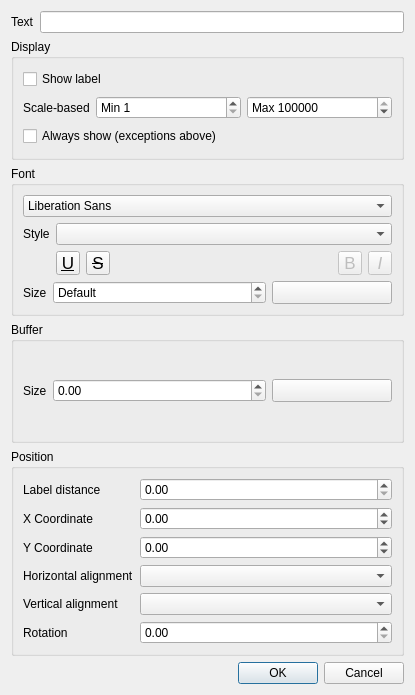
<?xml version="1.0" encoding="UTF-8"?>
<ui version="4.0">
 <class>QgsLabelPropertyDialogBase</class>
 <widget class="QDialog" name="QgsLabelPropertyDialogBase">
  <property name="geometry">
   <rect>
    <x>0</x>
    <y>0</y>
    <width>415</width>
    <height>695</height>
   </rect>
  </property>
  <property name="windowTitle">
   <string>Label properties</string>
  </property>
  <layout class="QGridLayout" name="gridLayout_4">
   <item row="0" column="0">
    <layout class="QHBoxLayout" name="horizontalLayout_3">
     <item>
      <widget class="QLabel" name="mLabelTextLabel">
       <property name="text">
        <string>Text</string>
       </property>
      </widget>
     </item>
     <item>
      <widget class="QLineEdit" name="mLabelTextLineEdit"/>
     </item>
    </layout>
   </item>
   <item row="2" column="0">
    <widget class="QGroupBox" name="mFontGroupBox">
     <property name="title">
      <string>Font</string>
     </property>
     <layout class="QGridLayout" name="gridLayout">
      <item row="0" column="0" colspan="3">
       <widget class="QFontComboBox" name="mFontFamilyCmbBx">
        <property name="editable">
         <bool>false</bool>
        </property>
       </widget>
      </item>
      <item row="1" column="0">
       <widget class="QLabel" name="label_3">
        <property name="sizePolicy">
         <sizepolicy hsizetype="Maximum" vsizetype="Preferred">
          <horstretch>0</horstretch>
          <verstretch>0</verstretch>
         </sizepolicy>
        </property>
        <property name="text">
         <string>Style</string>
        </property>
       </widget>
      </item>
      <item row="2" column="1" colspan="2">
       <layout class="QHBoxLayout" name="horizontalLayout_4">
        <item>
         <widget class="QToolButton" name="mFontUnderlineBtn">
          <property name="enabled">
           <bool>true</bool>
          </property>
          <property name="minimumSize">
           <size>
            <width>24</width>
            <height>24</height>
           </size>
          </property>
          <property name="maximumSize">
           <size>
            <width>24</width>
            <height>24</height>
           </size>
          </property>
          <property name="font">
           <font>
            <pointsize>13</pointsize>
            <underline>true</underline>
           </font>
          </property>
          <property name="toolTip">
           <string>Underlined text</string>
          </property>
          <property name="text">
           <string>U</string>
          </property>
          <property name="checkable">
           <bool>true</bool>
          </property>
         </widget>
        </item>
        <item>
         <widget class="QToolButton" name="mFontStrikethroughBtn">
          <property name="enabled">
           <bool>true</bool>
          </property>
          <property name="minimumSize">
           <size>
            <width>24</width>
            <height>24</height>
           </size>
          </property>
          <property name="maximumSize">
           <size>
            <width>24</width>
            <height>24</height>
           </size>
          </property>
          <property name="font">
           <font>
            <pointsize>13</pointsize>
            <strikeout>true</strikeout>
           </font>
          </property>
          <property name="toolTip">
           <string>Strikeout text</string>
          </property>
          <property name="text">
           <string>S</string>
          </property>
          <property name="checkable">
           <bool>true</bool>
          </property>
         </widget>
        </item>
        <item>
         <spacer name="horizontalSpacer">
          <property name="orientation">
           <enum>Qt::Horizontal</enum>
          </property>
          <property name="sizeHint" stdset="0">
           <size>
            <width>0</width>
            <height>20</height>
           </size>
          </property>
         </spacer>
        </item>
        <item>
         <widget class="QToolButton" name="mFontBoldBtn">
          <property name="enabled">
           <bool>false</bool>
          </property>
          <property name="minimumSize">
           <size>
            <width>24</width>
            <height>24</height>
           </size>
          </property>
          <property name="maximumSize">
           <size>
            <width>24</width>
            <height>24</height>
           </size>
          </property>
          <property name="font">
           <font>
            <pointsize>13</pointsize>
           </font>
          </property>
          <property name="toolTip">
           <string>Bold text
(data defined only, overrides Style)</string>
          </property>
          <property name="text">
           <string>B</string>
          </property>
          <property name="checkable">
           <bool>true</bool>
          </property>
         </widget>
        </item>
        <item>
         <widget class="QToolButton" name="mFontItalicBtn">
          <property name="enabled">
           <bool>false</bool>
          </property>
          <property name="minimumSize">
           <size>
            <width>24</width>
            <height>24</height>
           </size>
          </property>
          <property name="maximumSize">
           <size>
            <width>24</width>
            <height>24</height>
           </size>
          </property>
          <property name="font">
           <font>
            <pointsize>13</pointsize>
            <italic>true</italic>
           </font>
          </property>
          <property name="toolTip">
           <string>Italic text
(data defined only, overrides Style)</string>
          </property>
          <property name="text">
           <string>I</string>
          </property>
          <property name="checkable">
           <bool>true</bool>
          </property>
         </widget>
        </item>
       </layout>
      </item>
      <item row="3" column="0" colspan="2">
       <layout class="QHBoxLayout" name="horizontalLayout">
        <item>
         <widget class="QLabel" name="mFontSizeLabel">
          <property name="sizePolicy">
           <sizepolicy hsizetype="Maximum" vsizetype="Preferred">
            <horstretch>0</horstretch>
            <verstretch>0</verstretch>
           </sizepolicy>
          </property>
          <property name="text">
           <string>Size</string>
          </property>
         </widget>
        </item>
        <item>
         <widget class="QgsDoubleSpinBox" name="mFontSizeSpinBox">
          <property name="specialValueText">
           <string>Default</string>
          </property>
          <property name="minimum">
           <double>0.000000000000000</double>
          </property>
          <property name="maximum">
           <double>999999.000000000000000</double>
          </property>
          <property name="value">
           <double>0.000000000000000</double>
          </property>
          <property name="showClearButton">
           <bool>true</bool>
          </property>
         </widget>
        </item>
       </layout>
      </item>
      <item row="3" column="2">
       <widget class="QgsColorButtonV2" name="mFontColorButton">
        <property name="sizePolicy">
         <sizepolicy hsizetype="Fixed" vsizetype="Fixed">
          <horstretch>0</horstretch>
          <verstretch>0</verstretch>
         </sizepolicy>
        </property>
        <property name="minimumSize">
         <size>
          <width>120</width>
          <height>0</height>
         </size>
        </property>
        <property name="maximumSize">
         <size>
          <width>120</width>
          <height>16777215</height>
         </size>
        </property>
        <property name="text">
         <string/>
        </property>
       </widget>
      </item>
      <item row="1" column="1" colspan="2">
       <widget class="QComboBox" name="mFontStyleCmbBx">
        <property name="toolTip">
         <string>Available typeface styles</string>
        </property>
       </widget>
      </item>
     </layout>
    </widget>
   </item>
   <item row="1" column="0">
    <widget class="QGroupBox" name="groupBox">
     <property name="title">
      <string>Display</string>
     </property>
     <layout class="QGridLayout" name="gridLayout_5">
      <item row="2" column="0">
       <layout class="QHBoxLayout" name="horizontalLayout_5">
        <item>
         <widget class="QLabel" name="label">
          <property name="sizePolicy">
           <sizepolicy hsizetype="Maximum" vsizetype="Preferred">
            <horstretch>0</horstretch>
            <verstretch>0</verstretch>
           </sizepolicy>
          </property>
          <property name="text">
           <string>Scale-based</string>
          </property>
         </widget>
        </item>
        <item>
         <widget class="QgsSpinBox" name="mMinScaleSpinBox">
          <property name="prefix">
           <string>Min </string>
          </property>
          <property name="minimum">
           <number>1</number>
          </property>
          <property name="maximum">
           <number>999999999</number>
          </property>
          <property name="showClearButton">
           <bool>false</bool>
          </property>
         </widget>
        </item>
        <item>
         <widget class="QgsSpinBox" name="mMaxScaleSpinBox">
          <property name="prefix">
           <string>Max </string>
          </property>
          <property name="minimum">
           <number>1</number>
          </property>
          <property name="maximum">
           <number>999999999</number>
          </property>
          <property name="value">
           <number>10000000</number>
          </property>
          <property name="showClearButton">
           <bool>false</bool>
          </property>
         </widget>
        </item>
       </layout>
      </item>
      <item row="0" column="0">
       <widget class="QCheckBox" name="mShowLabelChkbx">
        <property name="text">
         <string>Show label</string>
        </property>
       </widget>
      </item>
      <item row="3" column="0">
       <widget class="QCheckBox" name="mAlwaysShowChkbx">
        <property name="toolTip">
         <string>Ignores priority and permits collisions/overlaps</string>
        </property>
        <property name="text">
         <string>Always show (exceptions above)</string>
        </property>
       </widget>
      </item>
     </layout>
    </widget>
   </item>
   <item row="3" column="0">
    <widget class="QGroupBox" name="mBufferGroupBox">
     <property name="title">
      <string>Buffer</string>
     </property>
     <layout class="QGridLayout" name="gridLayout_2">
      <item row="0" column="0">
       <layout class="QHBoxLayout" name="horizontalLayout_2">
        <item>
         <widget class="QLabel" name="mBufferSizeLabel">
          <property name="sizePolicy">
           <sizepolicy hsizetype="Maximum" vsizetype="Preferred">
            <horstretch>0</horstretch>
            <verstretch>0</verstretch>
           </sizepolicy>
          </property>
          <property name="text">
           <string>Size</string>
          </property>
         </widget>
        </item>
        <item>
         <widget class="QgsDoubleSpinBox" name="mBufferSizeSpinBox">
          <property name="maximum">
           <double>999999.000000000000000</double>
          </property>
          <property name="showClearButton">
           <bool>false</bool>
          </property>
         </widget>
        </item>
       </layout>
      </item>
      <item row="0" column="1">
       <widget class="QgsColorButtonV2" name="mBufferColorButton">
        <property name="sizePolicy">
         <sizepolicy hsizetype="Fixed" vsizetype="Fixed">
          <horstretch>0</horstretch>
          <verstretch>0</verstretch>
         </sizepolicy>
        </property>
        <property name="minimumSize">
         <size>
          <width>120</width>
          <height>0</height>
         </size>
        </property>
        <property name="maximumSize">
         <size>
          <width>120</width>
          <height>16777215</height>
         </size>
        </property>
        <property name="text">
         <string/>
        </property>
       </widget>
      </item>
     </layout>
    </widget>
   </item>
   <item row="4" column="0">
    <widget class="QGroupBox" name="mPositionGroupBlox">
     <property name="title">
      <string>Position</string>
     </property>
     <layout class="QGridLayout" name="gridLayout_3">
      <item row="0" column="0">
       <widget class="QLabel" name="mLabelDistanceLabel">
        <property name="sizePolicy">
         <sizepolicy hsizetype="Maximum" vsizetype="Preferred">
          <horstretch>0</horstretch>
          <verstretch>0</verstretch>
         </sizepolicy>
        </property>
        <property name="text">
         <string>Label distance</string>
        </property>
       </widget>
      </item>
      <item row="0" column="1">
       <widget class="QgsDoubleSpinBox" name="mLabelDistanceSpinBox"/>
      </item>
      <item row="1" column="0">
       <widget class="QLabel" name="mXCoordLabel">
        <property name="sizePolicy">
         <sizepolicy hsizetype="Maximum" vsizetype="Preferred">
          <horstretch>0</horstretch>
          <verstretch>0</verstretch>
         </sizepolicy>
        </property>
        <property name="text">
         <string>X Coordinate</string>
        </property>
       </widget>
      </item>
      <item row="1" column="1">
       <widget class="QgsDoubleSpinBox" name="mXCoordSpinBox">
        <property name="minimum">
         <double>-999999999.000000000000000</double>
        </property>
        <property name="maximum">
         <double>999999999.000000000000000</double>
        </property>
        <property name="showClearButton">
         <bool>false</bool>
        </property>
       </widget>
      </item>
      <item row="2" column="0">
       <widget class="QLabel" name="mYCoordLabel">
        <property name="sizePolicy">
         <sizepolicy hsizetype="Maximum" vsizetype="Preferred">
          <horstretch>0</horstretch>
          <verstretch>0</verstretch>
         </sizepolicy>
        </property>
        <property name="text">
         <string>Y Coordinate</string>
        </property>
       </widget>
      </item>
      <item row="2" column="1">
       <widget class="QgsDoubleSpinBox" name="mYCoordSpinBox">
        <property name="minimum">
         <double>-999999999.000000000000000</double>
        </property>
        <property name="maximum">
         <double>999999999.000000000000000</double>
        </property>
        <property name="showClearButton">
         <bool>false</bool>
        </property>
       </widget>
      </item>
      <item row="3" column="0">
       <widget class="QLabel" name="mHaliLabel">
        <property name="sizePolicy">
         <sizepolicy hsizetype="Maximum" vsizetype="Preferred">
          <horstretch>0</horstretch>
          <verstretch>0</verstretch>
         </sizepolicy>
        </property>
        <property name="text">
         <string>Horizontal alignment</string>
        </property>
       </widget>
      </item>
      <item row="3" column="1">
       <widget class="QComboBox" name="mHaliComboBox"/>
      </item>
      <item row="4" column="0">
       <widget class="QLabel" name="mValiLabel">
        <property name="sizePolicy">
         <sizepolicy hsizetype="Maximum" vsizetype="Preferred">
          <horstretch>0</horstretch>
          <verstretch>0</verstretch>
         </sizepolicy>
        </property>
        <property name="text">
         <string>Vertical alignment</string>
        </property>
       </widget>
      </item>
      <item row="4" column="1">
       <widget class="QComboBox" name="mValiComboBox"/>
      </item>
      <item row="5" column="0">
       <widget class="QLabel" name="mRotationLabel">
        <property name="sizePolicy">
         <sizepolicy hsizetype="Maximum" vsizetype="Preferred">
          <horstretch>0</horstretch>
          <verstretch>0</verstretch>
         </sizepolicy>
        </property>
        <property name="text">
         <string>Rotation</string>
        </property>
       </widget>
      </item>
      <item row="5" column="1">
       <widget class="QgsDoubleSpinBox" name="mRotationSpinBox">
        <property name="maximum">
         <double>360.000000000000000</double>
        </property>
       </widget>
      </item>
     </layout>
    </widget>
   </item>
   <item row="5" column="0">
    <widget class="QDialogButtonBox" name="buttonBox">
     <property name="orientation">
      <enum>Qt::Horizontal</enum>
     </property>
     <property name="standardButtons">
      <set>QDialogButtonBox::Cancel|QDialogButtonBox::Ok</set>
     </property>
    </widget>
   </item>
  </layout>
 </widget>
 <customwidgets>
  <customwidget>
   <class>QgsColorButtonV2</class>
   <extends>QToolButton</extends>
   <header>qgscolorbuttonv2.h</header>
  </customwidget>
  <customwidget>
   <class>QgsDoubleSpinBox</class>
   <extends>QDoubleSpinBox</extends>
   <header>qgsdoublespinbox.h</header>
  </customwidget>
  <customwidget>
   <class>QgsSpinBox</class>
   <extends>QSpinBox</extends>
   <header>qgsspinbox.h</header>
  </customwidget>
 </customwidgets>
 <tabstops>
  <tabstop>mLabelTextLineEdit</tabstop>
  <tabstop>mShowLabelChkbx</tabstop>
  <tabstop>mMinScaleSpinBox</tabstop>
  <tabstop>mMaxScaleSpinBox</tabstop>
  <tabstop>mAlwaysShowChkbx</tabstop>
  <tabstop>mFontFamilyCmbBx</tabstop>
  <tabstop>mFontStyleCmbBx</tabstop>
  <tabstop>mFontUnderlineBtn</tabstop>
  <tabstop>mFontStrikethroughBtn</tabstop>
  <tabstop>mFontBoldBtn</tabstop>
  <tabstop>mFontItalicBtn</tabstop>
  <tabstop>mFontSizeSpinBox</tabstop>
  <tabstop>mFontColorButton</tabstop>
  <tabstop>mBufferSizeSpinBox</tabstop>
  <tabstop>mBufferColorButton</tabstop>
  <tabstop>mLabelDistanceSpinBox</tabstop>
  <tabstop>mXCoordSpinBox</tabstop>
  <tabstop>mYCoordSpinBox</tabstop>
  <tabstop>mHaliComboBox</tabstop>
  <tabstop>mValiComboBox</tabstop>
  <tabstop>mRotationSpinBox</tabstop>
  <tabstop>buttonBox</tabstop>
 </tabstops>
 <resources/>
 <connections>
  <connection>
   <sender>buttonBox</sender>
   <signal>accepted()</signal>
   <receiver>QgsLabelPropertyDialogBase</receiver>
   <slot>accept()</slot>
   <hints>
    <hint type="sourcelabel">
     <x>260</x>
     <y>565</y>
    </hint>
    <hint type="destinationlabel">
     <x>157</x>
     <y>274</y>
    </hint>
   </hints>
  </connection>
  <connection>
   <sender>buttonBox</sender>
   <signal>rejected()</signal>
   <receiver>QgsLabelPropertyDialogBase</receiver>
   <slot>reject()</slot>
   <hints>
    <hint type="sourcelabel">
     <x>328</x>
     <y>565</y>
    </hint>
    <hint type="destinationlabel">
     <x>286</x>
     <y>274</y>
    </hint>
   </hints>
  </connection>
 </connections>
</ui>
